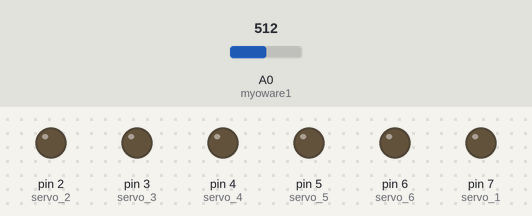
Bench run of a sketch on a simulated Arduino Uno, built with avr-gcc and run on an emulated ATmega328P. On the bench: output pins drawn as LEDs (lit = HIGH). The test bench sets the inputs (shaded band); at power-on: A0 (myoware1) = 512. What the sketch prints to the serial monitor is not drawn.

Above: at 8.8 s.
8.9 s: A0 (myoware1) set to 490
At 10.0 s:
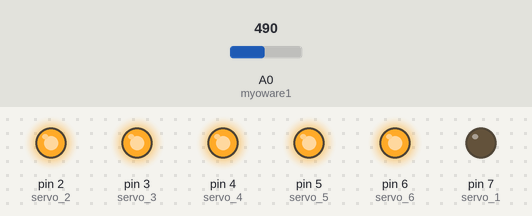
20.5 s: A0 (myoware1) set to 190
At 25.8 s:
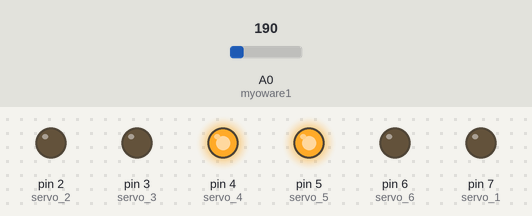
34.2 s: A0 (myoware1) set to 210
At 41.6 s:
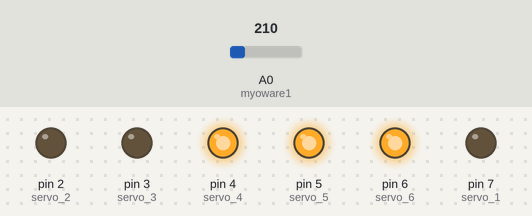
44.5 s: A0 (myoware1) set to 510
At 50.1 s:
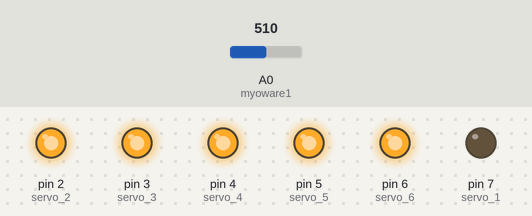
Timing chart, 0 to 59.2 s (numbered marks = the images above; inputs shaded):
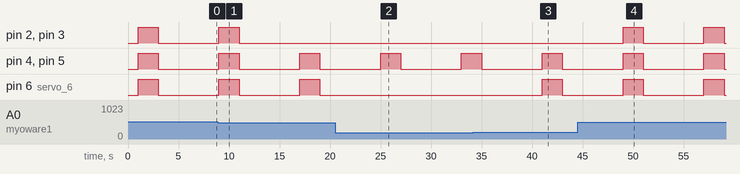

Measured:
- after the input at 8.9 s, pin 2 (servo_2), pin 3 (servo_3): goes on until 11.0 s, then stays LOW
- after the input at 20.5 s, pin 6 (servo_6): stays LOW (without the input it goes to HIGH after 4.5 s)
- after the input at 34.2 s, pin 6 (servo_6): LOW → HIGH after 6.8 s, → LOW 2.0 s later
- after the input at 44.5 s, pin 2 (servo_2), pin 3 (servo_3): alternates HIGH for 2.0 s and LOW for 6.0 s, starting after 4.5 s
- by itself, pin 4 (servo_4), pin 5 (servo_5), pin 6 (servo_6): alternates HIGH for 2.0 s and LOW for 6.0 s

The sketch:

Demo.ino
```cpp
#include <Servo.h>

int myoware1 = A0;

int servo_1 = 7;            // Öâ¹Ø½Ú
int servo_2 = 2;            // Íó¹Ø½Ú1
int servo_3 = 3;            // Íó¹Ø½Ú2
int servo_4 = 4;            // Ä¸Ö¸
int servo_5 = 5;            // Ê³Ö¸
int servo_6 = 6;            // Ê£ÓàÊÖÖ¸

void setup() {
    // put your setup code here, to run when Arduino is powered on:
    Serial.begin(9600);
    // ³õÊ¼»¯
    pinMode(servo_1,OUTPUT);
    pinMode(servo_2,OUTPUT);
    pinMode(servo_3,OUTPUT);
    pinMode(servo_4,OUTPUT);
    pinMode(servo_5,OUTPUT);
    pinMode(servo_6,OUTPUT);
    // myoware IOå £å  å§ å  
    Serial.println("å¼ å§ äº ï¼ \n");
    // ¸´Î»
    analogWrite(servo_1,0);
    analogWrite(servo_2,0);
    analogWrite(servo_3,0);
    analogWrite(servo_4,0);
    analogWrite(servo_5,0);
    analogWrite(servo_6,0);
}

void loop()
{
    int i = analogRead(myoware1);
    Serial.println(i);
    delay(1000);

    // Å¡ÃÅ°ÑÊÖ
    if( i > 500)
    {
        Serial.println("Å¡ÃÅ°ÑÊÖÖÐ!\n");
        Serial.print("i = ");
        Serial.println(i);
        // Ä´Ö¸ºÍÊ³Ö¸
        analogWrite(servo_6,255);
        analogWrite(servo_2,255);
        analogWrite(servo_3,255);
        analogWrite(servo_4,255);
        analogWrite(servo_5,255);
        // ÑÓÊ±
        delay(2000);
        // ¸´Î»
        analogWrite(servo_6,0);
        analogWrite(servo_2,0);
        analogWrite(servo_3,0);
        analogWrite(servo_4,0);
        analogWrite(servo_5,0);
        delay(5000);
    }
    // ¶ËÅÌ×Ó
    if( i > 200 && i < 500 )
    {
        Serial.println("¶ËÅÌ×ÓÖÐ£¡\n");
        Serial.print("i = ");
        Serial.println(i);
        // ×ö¶¯×÷
        analogWrite(servo_4,255);
        analogWrite(servo_5,255);
        analogWrite(servo_6,255);
        // ÑÓ³Ù
        delay(2000);
        // ¸´Î»
        analogWrite(servo_4,0);
        analogWrite(servo_5,0);
        analogWrite(servo_6,0);
        delay(5000);
    }
    // ¼Ð¶«Î÷
    if(i > 150 && i < 200 )
    {
        Serial.println("¼Ó¶«Î÷ÖÐ£¡\n");
        Serial.print("i = ");
        Serial.println(i);
        // Ê³Ö¸ºÍÄ¸Ö¸
        analogWrite(servo_4,255);
        analogWrite(servo_5,255);

        // ÑÓ³Ù
        delay(2000);
        analogWrite(servo_4,0);
        analogWrite(servo_5,0);
        delay(5000);
    }
}
```
